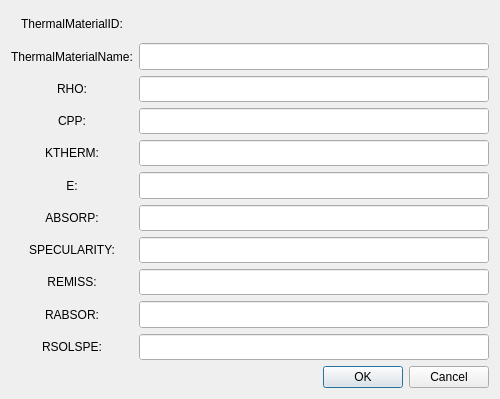
<?xml version="1.0" encoding="UTF-8"?>
<ui version="4.0">
 <class>tmDialog</class>
 <widget class="QDialog" name="tmDialog">
  <property name="geometry">
   <rect>
    <x>0</x>
    <y>0</y>
    <width>500</width>
    <height>399</height>
   </rect>
  </property>
  <property name="windowTitle">
   <string>Dialog</string>
  </property>
  <layout class="QGridLayout" name="gridLayout">
   <item row="0" column="0">
    <layout class="QVBoxLayout" name="verticalLayout_3">
     <item>
      <layout class="QHBoxLayout" name="horizontalLayout">
       <item>
        <layout class="QVBoxLayout" name="verticalLayout">
         <item>
          <widget class="QLabel" name="labTmID">
           <property name="maximumSize">
            <size>
             <width>16777215</width>
             <height>50</height>
            </size>
           </property>
           <property name="autoFillBackground">
            <bool>false</bool>
           </property>
           <property name="text">
            <string>ThermalMaterialID:</string>
           </property>
           <property name="alignment">
            <set>Qt::AlignCenter</set>
           </property>
           <property name="textInteractionFlags">
            <set>Qt::LinksAccessibleByMouse|Qt::TextEditable</set>
           </property>
          </widget>
         </item>
         <item>
          <widget class="QLabel" name="labTmName">
           <property name="maximumSize">
            <size>
             <width>16777215</width>
             <height>50</height>
            </size>
           </property>
           <property name="autoFillBackground">
            <bool>false</bool>
           </property>
           <property name="text">
            <string>ThermalMaterialName:</string>
           </property>
           <property name="alignment">
            <set>Qt::AlignCenter</set>
           </property>
           <property name="textInteractionFlags">
            <set>Qt::LinksAccessibleByMouse|Qt::TextEditable</set>
           </property>
          </widget>
         </item>
         <item>
          <widget class="QLabel" name="labTmRHO">
           <property name="maximumSize">
            <size>
             <width>16777215</width>
             <height>50</height>
            </size>
           </property>
           <property name="autoFillBackground">
            <bool>false</bool>
           </property>
           <property name="text">
            <string>RHO:</string>
           </property>
           <property name="alignment">
            <set>Qt::AlignCenter</set>
           </property>
           <property name="textInteractionFlags">
            <set>Qt::LinksAccessibleByMouse|Qt::TextEditable</set>
           </property>
          </widget>
         </item>
         <item>
          <widget class="QLabel" name="labTmCPP">
           <property name="maximumSize">
            <size>
             <width>16777215</width>
             <height>50</height>
            </size>
           </property>
           <property name="autoFillBackground">
            <bool>false</bool>
           </property>
           <property name="text">
            <string>CPP:</string>
           </property>
           <property name="alignment">
            <set>Qt::AlignCenter</set>
           </property>
           <property name="textInteractionFlags">
            <set>Qt::LinksAccessibleByMouse|Qt::TextEditable</set>
           </property>
          </widget>
         </item>
         <item>
          <widget class="QLabel" name="labTmKTHERM">
           <property name="maximumSize">
            <size>
             <width>16777215</width>
             <height>50</height>
            </size>
           </property>
           <property name="autoFillBackground">
            <bool>false</bool>
           </property>
           <property name="text">
            <string>KTHERM:</string>
           </property>
           <property name="alignment">
            <set>Qt::AlignCenter</set>
           </property>
           <property name="textInteractionFlags">
            <set>Qt::LinksAccessibleByMouse|Qt::TextEditable</set>
           </property>
          </widget>
         </item>
         <item>
          <widget class="QLabel" name="labTmE">
           <property name="maximumSize">
            <size>
             <width>16777215</width>
             <height>50</height>
            </size>
           </property>
           <property name="autoFillBackground">
            <bool>false</bool>
           </property>
           <property name="text">
            <string>E:</string>
           </property>
           <property name="alignment">
            <set>Qt::AlignCenter</set>
           </property>
           <property name="textInteractionFlags">
            <set>Qt::LinksAccessibleByMouse|Qt::TextEditable</set>
           </property>
          </widget>
         </item>
         <item>
          <widget class="QLabel" name="labTmABSORP">
           <property name="maximumSize">
            <size>
             <width>16777215</width>
             <height>50</height>
            </size>
           </property>
           <property name="autoFillBackground">
            <bool>false</bool>
           </property>
           <property name="text">
            <string>ABSORP:</string>
           </property>
           <property name="alignment">
            <set>Qt::AlignCenter</set>
           </property>
           <property name="textInteractionFlags">
            <set>Qt::LinksAccessibleByMouse|Qt::TextEditable</set>
           </property>
          </widget>
         </item>
         <item>
          <widget class="QLabel" name="labTmSPECULARITY">
           <property name="maximumSize">
            <size>
             <width>16777215</width>
             <height>50</height>
            </size>
           </property>
           <property name="autoFillBackground">
            <bool>false</bool>
           </property>
           <property name="text">
            <string>SPECULARITY:</string>
           </property>
           <property name="alignment">
            <set>Qt::AlignCenter</set>
           </property>
           <property name="textInteractionFlags">
            <set>Qt::LinksAccessibleByMouse|Qt::TextEditable</set>
           </property>
          </widget>
         </item>
         <item>
          <widget class="QLabel" name="labTmREMISS">
           <property name="maximumSize">
            <size>
             <width>16777215</width>
             <height>50</height>
            </size>
           </property>
           <property name="autoFillBackground">
            <bool>false</bool>
           </property>
           <property name="text">
            <string>REMISS:</string>
           </property>
           <property name="alignment">
            <set>Qt::AlignCenter</set>
           </property>
           <property name="textInteractionFlags">
            <set>Qt::LinksAccessibleByMouse|Qt::TextEditable</set>
           </property>
          </widget>
         </item>
         <item>
          <widget class="QLabel" name="labTmRABSOR">
           <property name="maximumSize">
            <size>
             <width>16777215</width>
             <height>50</height>
            </size>
           </property>
           <property name="autoFillBackground">
            <bool>false</bool>
           </property>
           <property name="text">
            <string>RABSOR:</string>
           </property>
           <property name="alignment">
            <set>Qt::AlignCenter</set>
           </property>
           <property name="textInteractionFlags">
            <set>Qt::LinksAccessibleByMouse|Qt::TextEditable</set>
           </property>
          </widget>
         </item>
         <item>
          <widget class="QLabel" name="labTmRSOLSPE">
           <property name="maximumSize">
            <size>
             <width>16777215</width>
             <height>50</height>
            </size>
           </property>
           <property name="autoFillBackground">
            <bool>false</bool>
           </property>
           <property name="text">
            <string>RSOLSPE:</string>
           </property>
           <property name="alignment">
            <set>Qt::AlignCenter</set>
           </property>
           <property name="textInteractionFlags">
            <set>Qt::LinksAccessibleByMouse|Qt::TextEditable</set>
           </property>
          </widget>
         </item>
        </layout>
       </item>
       <item>
        <layout class="QVBoxLayout" name="verticalLayout_2">
         <item>
          <widget class="QLabel" name="labTmDisplayID">
           <property name="maximumSize">
            <size>
             <width>16777215</width>
             <height>50</height>
            </size>
           </property>
           <property name="text">
            <string/>
           </property>
           <property name="alignment">
            <set>Qt::AlignLeading|Qt::AlignLeft|Qt::AlignVCenter</set>
           </property>
           <property name="textInteractionFlags">
            <set>Qt::LinksAccessibleByMouse|Qt::TextEditable</set>
           </property>
          </widget>
         </item>
         <item>
          <widget class="QLineEdit" name="lineEditTm_Name">
           <property name="maximumSize">
            <size>
             <width>16777215</width>
             <height>50</height>
            </size>
           </property>
           <property name="autoFillBackground">
            <bool>true</bool>
           </property>
           <property name="alignment">
            <set>Qt::AlignLeading|Qt::AlignLeft|Qt::AlignVCenter</set>
           </property>
          </widget>
         </item>
         <item>
          <widget class="QLineEdit" name="lineEditTm_RHO">
           <property name="maximumSize">
            <size>
             <width>16777215</width>
             <height>50</height>
            </size>
           </property>
           <property name="autoFillBackground">
            <bool>true</bool>
           </property>
           <property name="alignment">
            <set>Qt::AlignLeading|Qt::AlignLeft|Qt::AlignVCenter</set>
           </property>
          </widget>
         </item>
         <item>
          <widget class="QLineEdit" name="lineEditTm_CPP">
           <property name="maximumSize">
            <size>
             <width>16777215</width>
             <height>50</height>
            </size>
           </property>
           <property name="autoFillBackground">
            <bool>true</bool>
           </property>
           <property name="alignment">
            <set>Qt::AlignLeading|Qt::AlignLeft|Qt::AlignVCenter</set>
           </property>
          </widget>
         </item>
         <item>
          <widget class="QLineEdit" name="lineEditTm_KTHERM">
           <property name="maximumSize">
            <size>
             <width>16777215</width>
             <height>50</height>
            </size>
           </property>
           <property name="autoFillBackground">
            <bool>true</bool>
           </property>
           <property name="alignment">
            <set>Qt::AlignLeading|Qt::AlignLeft|Qt::AlignVCenter</set>
           </property>
          </widget>
         </item>
         <item>
          <widget class="QLineEdit" name="lineEditTm_E">
           <property name="maximumSize">
            <size>
             <width>16777215</width>
             <height>50</height>
            </size>
           </property>
           <property name="autoFillBackground">
            <bool>true</bool>
           </property>
           <property name="alignment">
            <set>Qt::AlignLeading|Qt::AlignLeft|Qt::AlignVCenter</set>
           </property>
          </widget>
         </item>
         <item>
          <widget class="QLineEdit" name="lineEditTm_ABSORP">
           <property name="maximumSize">
            <size>
             <width>16777215</width>
             <height>50</height>
            </size>
           </property>
           <property name="autoFillBackground">
            <bool>true</bool>
           </property>
           <property name="alignment">
            <set>Qt::AlignLeading|Qt::AlignLeft|Qt::AlignVCenter</set>
           </property>
          </widget>
         </item>
         <item>
          <widget class="QLineEdit" name="lineEditTm_SPECULARITY">
           <property name="maximumSize">
            <size>
             <width>16777215</width>
             <height>50</height>
            </size>
           </property>
           <property name="autoFillBackground">
            <bool>true</bool>
           </property>
           <property name="alignment">
            <set>Qt::AlignLeading|Qt::AlignLeft|Qt::AlignVCenter</set>
           </property>
          </widget>
         </item>
         <item>
          <widget class="QLineEdit" name="lineEditTm_REMISS">
           <property name="maximumSize">
            <size>
             <width>16777215</width>
             <height>50</height>
            </size>
           </property>
           <property name="autoFillBackground">
            <bool>true</bool>
           </property>
           <property name="alignment">
            <set>Qt::AlignLeading|Qt::AlignLeft|Qt::AlignVCenter</set>
           </property>
          </widget>
         </item>
         <item>
          <widget class="QLineEdit" name="lineEditTm_RABSOR">
           <property name="maximumSize">
            <size>
             <width>16777215</width>
             <height>50</height>
            </size>
           </property>
           <property name="autoFillBackground">
            <bool>true</bool>
           </property>
           <property name="alignment">
            <set>Qt::AlignLeading|Qt::AlignLeft|Qt::AlignVCenter</set>
           </property>
          </widget>
         </item>
         <item>
          <widget class="QLineEdit" name="lineEditTm_RSOLSPE">
           <property name="maximumSize">
            <size>
             <width>16777215</width>
             <height>50</height>
            </size>
           </property>
           <property name="autoFillBackground">
            <bool>true</bool>
           </property>
           <property name="alignment">
            <set>Qt::AlignLeading|Qt::AlignLeft|Qt::AlignVCenter</set>
           </property>
          </widget>
         </item>
        </layout>
       </item>
      </layout>
     </item>
     <item>
      <widget class="QDialogButtonBox" name="buttonBox">
       <property name="orientation">
        <enum>Qt::Horizontal</enum>
       </property>
       <property name="standardButtons">
        <set>QDialogButtonBox::Cancel|QDialogButtonBox::Ok</set>
       </property>
      </widget>
     </item>
    </layout>
   </item>
  </layout>
 </widget>
 <resources/>
 <connections/>
</ui>
